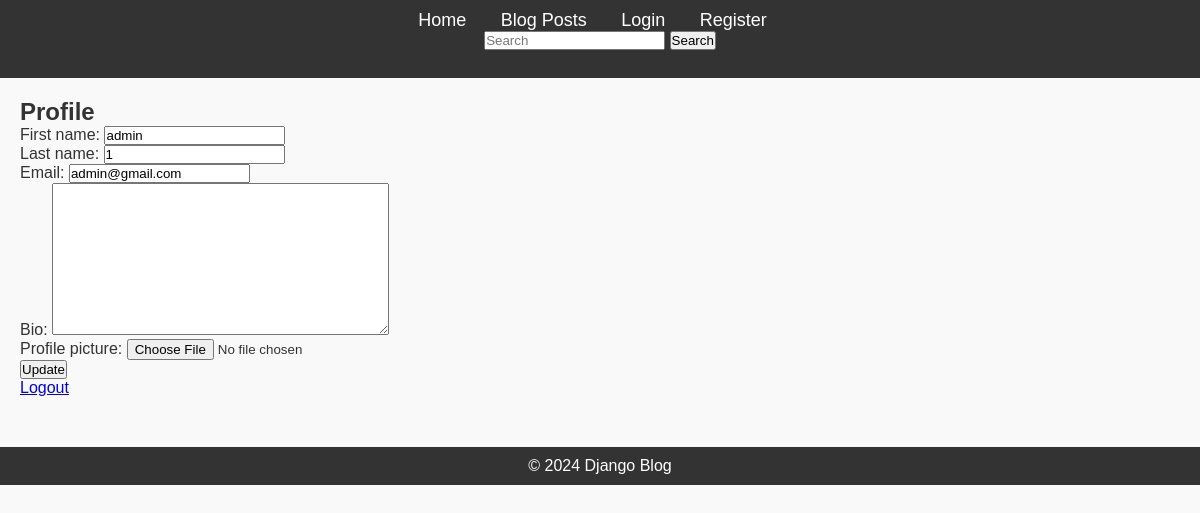
Screenshot of /profile/ (signed in) with the database file from the repository.
### blog/models.py (models this page shows)
class CustomUser(AbstractUser):
    first_name = models.CharField(max_length=100)
    last_name = models.CharField(max_length=100)
    email = models.EmailField(unique=True)
    bio = models.TextField(blank=True)
    profile_picture = models.ImageField(
        upload_to='profile_pics', blank=True, null=True)
    groups = models.ManyToManyField(
        'auth.Group',
        related_name='customuser_set',
        blank=True,
        help_text='The groups this user belongs to. A user will get all permissions granted to each of their groups.',
        verbose_name='groups',
    )
    user_permissions = models.ManyToManyField(
        'auth.Permission',
        related_name='customuser_set',
        blank=True,
        help_text='Specific permissions for this user.',
        verbose_name='user permissions',
    )
    objects = CustomUserManager()
    USERNAME_FIELD = 'email'
    REQUIRED_FIELDS = ['first_name', 'last_name', 'username']

### blog/views.py (the view)
# urls.py: path('profile/', views.profile, name='profile'),
@login_required
def profile(request):
    if request.method == 'POST':
        form = ProfileUpdateForm(request.POST, instance=request.user)
        if form.is_valid():
            form.save()
            messages.success(request, f'Your account has been updated!')
            return redirect('profile')
    else:
        form = ProfileUpdateForm(instance=request.user)
    context = {
        'form': form
    }
    return render(request, 'blog/profile.html', context)

### blog/forms.py
class ProfileUpdateForm(forms.ModelForm):
    class Meta:
        model = CustomUser
        fields = ['first_name', 'last_name', 'email', 'bio', 'profile_picture']

### blog/templates/blog/profile.html (shortened to what this page needs)
{% extends "blog/base.html" %}{% block title %}Profile{% endblock %}
{% block content %}
<h2>Profile</h2>
<form method="post" enctype="multipart/form-data">
  {% csrf_token %} {{ form.as_p }}
  <button type="submit">Update</button>
</form>
<a href="{% url 'logout' %}">Logout</a>
{% endblock %}

### blog/static/styles.css (style rules this page uses)
* { margin: 0; padding: 0; box-sizing: border-box; }
body { font-family: Arial, sans-serif; background-color: #f9f9f9; color: #333; }

### rows the page displays
CustomUser: first_name "admin", last_name "1", email "admin@gmail.com"
